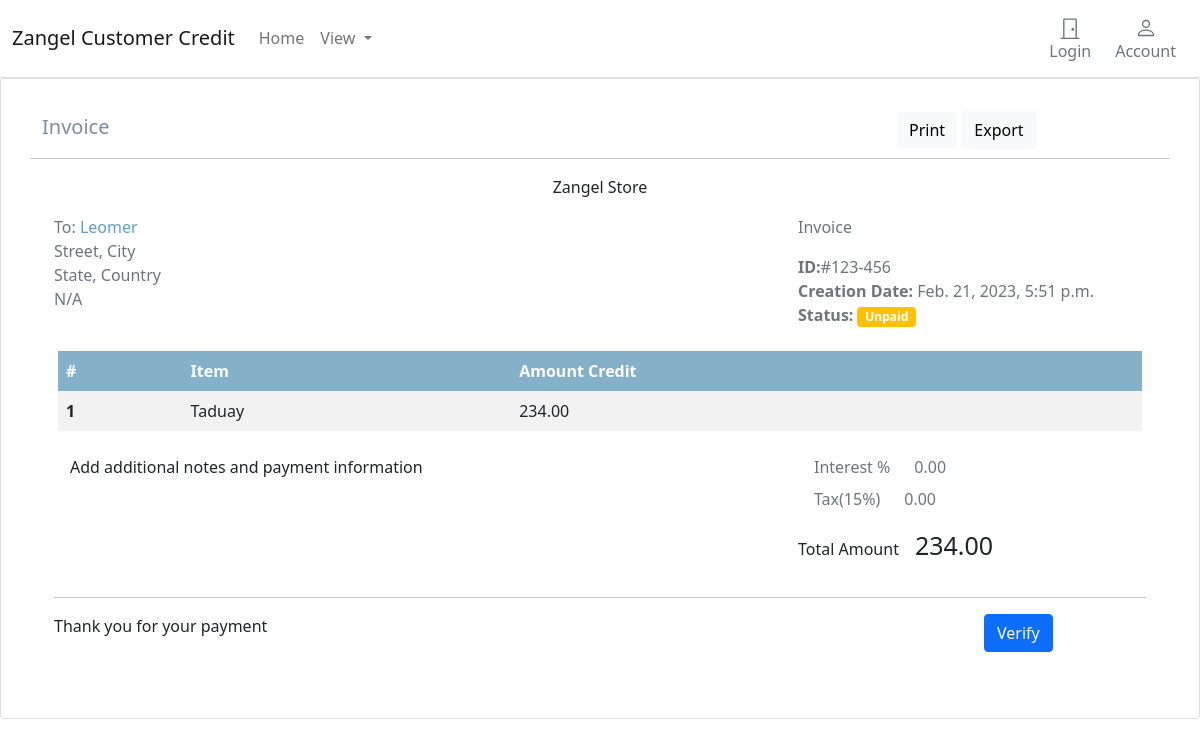
The app's page /customer/2/ with its own data.
### credit/models.py (models this page shows, shortened)
class Credit(models.Model):
    customer = models.ForeignKey(Customer, related_name='credit', on_delete=models.CASCADE)
    created_by = models.ForeignKey(User, on_delete=models.CASCADE, related_name='credit_creator')
    description = models.TextField(blank=True)
    amount_credit = models.DecimalField(max_digits=5, decimal_places=2)
    is_active = models.BooleanField(default=True)
    created = models.DateTimeField(auto_now_add=True)
    updated = models.DateTimeField(auto_now=True)
    class Meta:
        verbose_name_plural = 'credits'
        ordering = ('-created',)

class Customer(models.Model):
    name = models.CharField(max_length=255, db_index=True)
    slug = models.SlugField(max_length=255, unique=True)
    class Meta:
        verbose_name_plural = 'customers'

### credit/views.py (the view)
# urls.py: path('customer/<int:id>/', views.credit_detail, name='credit_detail'),
def credit_detail(request , id):
    credit = get_object_or_404(Credit, id=id, is_active=True)
    return render(request, 'credits/credit_detail.html', {'credit': credit})

### templates/credits/credit_detail.html (shortened to what this page needs)
{% extends "../sites/base.html" %}
{% load static %}
{% block content %}
<div class="card">
    <div class="card-body">
      <div class="container mb-5 mt-3">
        <div class="row d-flex align-items-baseline">
          <div class="col-xl-9">
            <p style="color: #7e8d9f;font-size: 20px;">Invoice</strong></p>
          </div>
          <div class="col-xl-3 float-end">
            <a class="btn btn-light text-capitalize border-0" data-mdb-ripple-color="dark"> Print</a>
            <a class="btn btn-light text-capitalize" data-mdb-ripple-color="dark"> Export</a>
          </div>
          <hr>
        </div>
        <div class="container">
          <div class="col-md-12">
            <div class="text-center">
              <p class="pt-0">Zangel Store</p>
            </div>
          </div>
          <div class="row">
            <div class="col-xl-8">
              <ul class="list-unstyled">
                <li class="text-muted">To: <span style="color:#5d9fc5 ;">{{credit.customer.name }}</span></li>
                <li class="text-muted">Street, City</li>
                <li class="text-muted">State, Country</li>
                <li class="text-muted">N/A</li>
              </ul>
            </div>
            <div class="col-xl-4">
              <p class="text-muted">Invoice</p>
              <ul class="list-unstyled">
                <li class="text-muted"> <span
                    class="fw-bold">ID:</span>#123-456</li>
                <li class="text-muted"> <span
                    class="fw-bold">Creation Date: </span>{{credit.created}}</li>
                <li class="text-muted"> <span
                    class="me-1 fw-bold">Status:</span><span class="badge bg-warning text-black fw-bold">
                    Unpaid</span></li>
              </ul>
            </div>
          </div>
          <div class="row my-2 mx-1 justify-content-center">
            <table class="table table-striped table-borderless">
              <thead style="background-color:#84B0CA ;" class="text-white">
                <tr>
                  <th scope="col">#</th>
                  <th scope="col">Item</th>
                  <th scope="col">Amount Credit</th>
                </tr>
              </thead>
              <tbody>
                <tr>
                  <th scope="row">1</th>
                  <td>{{credit.description}}</td>
                  <td>{{credit.amount_credit}}</td>
                </tr>
              </tbody>
            </table>
          </div>
          <div class="row">
            <div class="col-xl-8">
              <p class="ms-3">Add additional notes and payment information</p>
            </div>
            <div class="col-xl-3">
              <ul class="list-unstyled">
                <li class="text-muted ms-3"><span class="text-black me-4">Interest %</span>0.00</li>
                <li class="text-muted ms-3 mt-2"><span class="text-black me-4">Tax(15%)</span>0.00</li>
              </ul>
              <p class="text-black float-start"><span class="text-black me-3"> Total Amount</span><span
                  style="font-size: 25px;">{{credit.amount_credit}}</span></p>
            </div>
          </div>
          <hr>
          <div class="row">
            <div class="col-xl-10">
              <p>Thank you for your payment</p>
            </div>
            <div class="col-xl-2">
                <a href={% url "credit:verify" id=credit.id  %} class="btn btn-primary" role="button">Verify</a>
            </div>
          </div>
        </div>
      </div>
    </div>
  </div>
  {%endblock%}

### records on screen
Credit: customer.name "Leomer", created "Feb. 21, 2023, 5:51 p.m.", description "Taduay", amount_credit "234.00"
